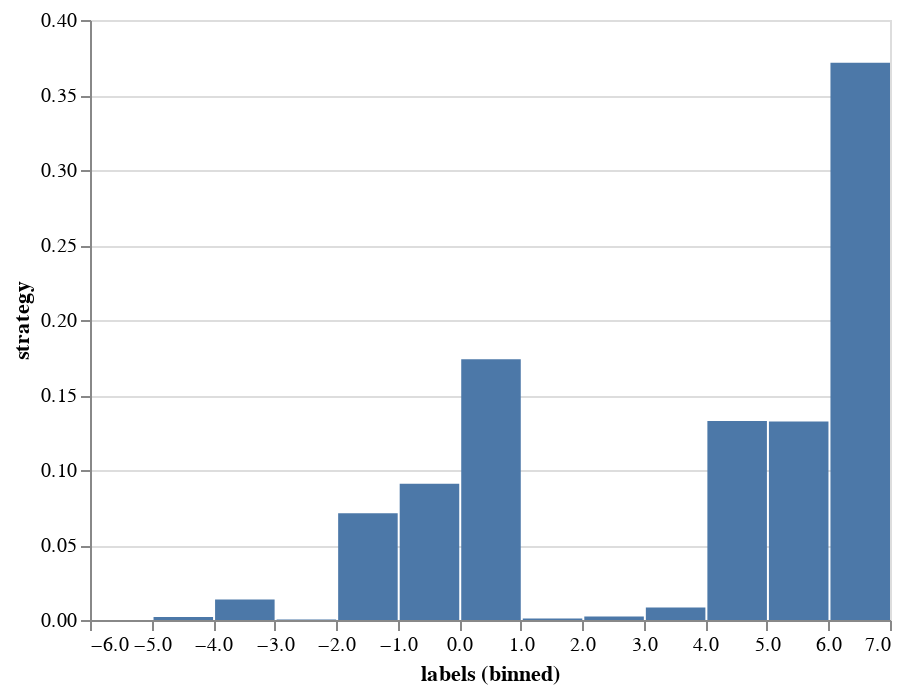

Notebook code for this chart:
### Code cell
import altair as alt

labels, counts = np.unique(strategies_choosen_np, return_counts=True)
print(counts)
print(sum(np.divide(counts, len(strategies_choosen_np))))
data = pd.DataFrame({'strategy':np.divide(counts, len(strategies_choosen_np)),'labels':labels,  'color':['#27AE60' for c in range(len(counts))]})
 
bar = alt.Chart(data).transform_joinaggregate(
    total='count(*)'
).transform_calculate(
    pct='1 / datum.total'
).mark_bar(
    cornerRadiusTopLeft=3,
    cornerRadiusTopRight=3
).encode(
    alt.X("strategy:Q", bin=alt.Bin(extent=[-6, 7], step=1)),
    #alt.X('strategy:Q'),
    alt.Y('sum(pct):Q', axis=alt.Axis(format='%'))
)

tt = alt.Chart(data).mark_bar().encode(
    alt.X("labels:Q", bin=alt.Bin(extent=[-6, 7], step=1)),
    y='strategy:Q',
)
tt

### Figure 1 — Vega-Lite specification as saved in the notebook (floating-point values rounded to 4 significant figures)
{"config": {"view": {"continuousWidth": 400, "continuousHeight": 300}}, "data": {"name": "data-13da63b01774ca25750807fcc47ed1ad"}, "mark": "bar", "encoding": {"x": {"type": "quantitative", "bin": {"extent": [-6, 7], "step": 1}, "field": "labels"}, "y": {"type": "quantitative", "field": "strategy"}}, "$schema": "https://vega.github.io/schema/vega-lite/v4.8.1.json", "datasets": {"data-13da63b01774ca25750807fcc47ed1ad": [{"strategy": 0.002063, "labels": -5, "color": "#27AE60"}, {"strategy": 0.01364, "labels": -4, "color": "#27AE60"}, {"strategy": 0.0003865, "labels": -3, "color": "#27AE60"}, {"strategy": 0.07113, "labels": -2, "color": "#27AE60"}, {"strategy": 0.09081, "labels": -1, "color": "#27AE60"}, {"strategy": 0.1738, "labels": 0, "color": "#27AE60"}, {"strategy": 0.001053, "labels": 1, "color": "#27AE60"}, {"strategy": 0.002328, "labels": 2, "color": "#27AE60"}, {"strategy": 0.008255, "labels": 3, "color": "#27AE60"}, {"strategy": 0.1327, "labels": 4, "color": "#27AE60"}, {"strategy": 0.1323, "labels": 5, "color": "#27AE60"}, {"strategy": 0.3715, "labels": 6, "color": "#27AE60"}]}}
